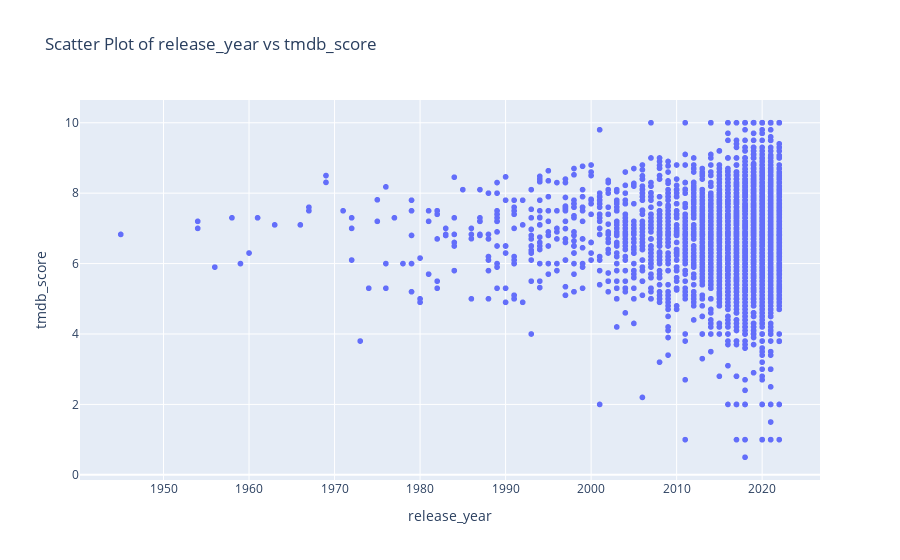

The code cell stored with this chart in its notebook:
### Markdown cell above
## Release Year vs TMDB Score

### Code cell
bi_analysis.plot_scatter('release_year', 'tmdb_score')

### Figure 1 — Plotly figure (JSON) as saved in the notebook; plotly's stock layout.template omitted (floating-point values rounded to 4 significant figures; data arrays with more than 128 entries replaced by an {"elided": "..."} marker saying what was removed)
{"data": [{"hovertemplate": "release_year=%{x}<br>tmdb_score=%{y}<extra></extra>", "legendgroup": "", "marker": {"color": "#636efa", "symbol": "circle"}, "mode": "markers", "name": "", "showlegend": false, "type": "scattergl", "x": {"elided": "5849 int values"}, "xaxis": "x", "y": {"elided": "5849 float values"}, "yaxis": "y"}], "layout": {"legend": {"tracegroupgap": 0}, "title": {"text": "Scatter Plot of release_year vs tmdb_score"}, "xaxis": {"anchor": "y", "domain": [0, 1], "title": {"text": "release_year"}}, "yaxis": {"anchor": "x", "domain": [0, 1], "title": {"text": "tmdb_score"}}}}
